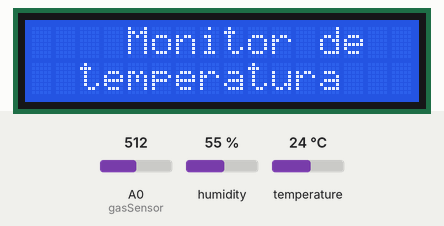
A sketch run on a simulated ESP8266 (NodeMCU). Shown: 16×2 character LCD. The inputs (shaded band) are chosen by the test bench; at power-on: A0 (gasSensor) = 512, humidity 55 %, temperature 24 °C. WiFi joins after 1.5 s; servers stay silent unless stated.

Above: at 1.7 s.
At 6.7 s:
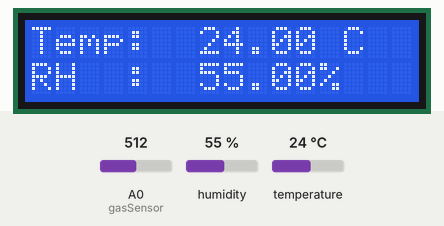
At 36.8 s:
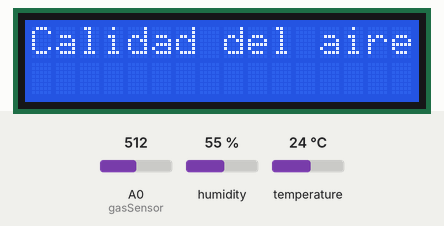

The sketch:

UAI-Node-Final_aug03a.ino
```cpp
#include "arduino_secrets.h"

/*
  Sketch generated by the Arduino IoT Cloud Thing "Untitled"
  https://create.arduino.cc/cloud/things/92258b0f-926e-46e2-a9ed-9f60fe5e89bb

  Arduino IoT Cloud Variables description

  The following variables are automatically generated and updated when changes are made to the Thing

  String calidadAire;
  CloudTemperatureSensor temperatura;
  CloudRelativeHumidity humedad;
  bool calidadAireBool;

  Variables which are marked as READ/WRITE in the Cloud Thing will also have functions
  which are called when their values are changed from the Dashboard.
  These functions are generated with the Thing and added at the end of this sketch.
*/
/*ZONA DE INCLUSIÓN DE LIBRERIAS*/
#include "thingProperties.h"

// ESP8266WiFi for esp8266 - Version: Latest
#include <ESP8266WiFi.h>

// WireData - Version: Latest
#include <Wire.h>

// LiquidCrystal I2C - Version: Latest
#include <LiquidCrystal_I2C.h>

// DHT sensor library - Version: Latest
#include <DHT.h>


#define LCD_I2C_ADDRESS 0x27                      //Direccion del modulo i2c del LCD
#define LCD_DISP_COLS   16                        //Tamaño del LCD (Columnas)
#define LCD_DISP_ROWS   2                         //Tamaño del LCD (Filas)
#define DHTTYPE DHT11                             //Trabajamos con el DHT 11.
#define DHTPIN 2                                  //Pin de conexión a Arduino para tomar la lectura (pwm).
#define gasSensor A0

LiquidCrystal_I2C lcd( LCD_I2C_ADDRESS, LCD_DISP_COLS, LCD_DISP_ROWS ); //Configuramos el LCD
DHT dht(DHTPIN, DHTTYPE);                         //Nombramos y configuramos el sensor para poder inicializarlo.

int gasLevel = 0;


void setup() {
  // Initialize serial and wait for port to open:
  Serial.begin(115200);
  // This delay gives the chance to wait for a Serial Monitor without blocking if none is found
  delay(1500);

  dht.begin();                                  //Iniciamos el sensor.

  lcd.init();                                   //Iniciamos el lcd.
  lcd.backlight();
  lcd.setCursor (0, 0);
  lcd.print("                ");
  lcd.setCursor (0, 1);
  lcd.print("                ");
  lcd.setCursor (0, 0);
  lcd.print("    Monitor de");
  lcd.setCursor (0, 1);
  lcd.print("  temperatura   ");
  delay(5000);

  // Defined in thingProperties.h
  initProperties();

  // Connect to Arduino IoT Cloud
  ArduinoCloud.begin(ArduinoIoTPreferredConnection);

  /*
     The following function allows you to obtain more information
     related to the state of network and IoT Cloud connection and errors
     the higher number the more granular information you’ll get.
     The default is 0 (only errors).
     Maximum is 4
  */
  setDebugMessageLevel(2);
  ArduinoCloud.printDebugInfo();
}

void loop() {
  ArduinoCloud.update();
  // Your code here
  //lcd.clear();
  DHT11_Datos();
  delay(10000);
  //lcd.clear();
  MQ135_Datos();
  delay(10000);
}

void DHT11_Datos()
{
  humedad = dht.readHumidity();                   //Leemos humedad.
  temperatura = dht.readTemperature();            //Leemos temperatura.


  if (isnan(humedad) || isnan(temperatura))                       //Si alguna lectura es erronea...
  {
    lcd.print("Falla lectura del sensor DHT!");
    return;
  }

  lcd.clear();
  lcd.setCursor (0, 0);
  lcd.print("Temp: ");
  lcd.setCursor(7, 0);
  lcd.print(temperatura);
  lcd.setCursor (12, 0);
  lcd.print(" C");
  lcd.setCursor (0, 1);
  lcd.print("RH  : ");
  lcd.setCursor(7, 1);
  lcd.print(humedad);
  lcd.setCursor (12, 1);
  lcd.print("%");

  //Serial.println(humedad);
  //Serial.println(temperatura);
}

void MQ135_Datos()
{
  gasLevel = analogRead(gasSensor);

  if (gasLevel < 181)
  {
    calidadAire = "Buena Calidad!";
    calidadAireBool = true;
  }
  else if (gasLevel > 181 && gasLevel < 225)
  {
    calidadAire = "Pobre Calidad!";
    calidadAireBool = true;
  }
  else if (gasLevel > 225 && gasLevel < 300)
  {
    calidadAire = "Mala Calidad!";
    calidadAireBool = false;
  }
  else if (gasLevel > 300 && gasLevel < 350)
  {
    calidadAire = "Estas Muerto!";
    calidadAireBool = false;
  }

  lcd.clear();
  lcd.setCursor (0, 0);
  lcd.print("Calidad del aire");
  lcd.setCursor (0, 1);
  lcd.print(calidadAire);

}
```

arduino_secrets.h
```cpp
#define SECRET_SSID ""
#define SECRET_PASS ""
#define SECRET_DEVICE_KEY ""
```

thingProperties.h
```cpp
// Code generated by Arduino IoT Cloud, DO NOT EDIT.

#include <ArduinoIoTCloud.h>
#include <Arduino_ConnectionHandler.h>

const char DEVICE_LOGIN_NAME[]  = "c3019dfe-cfdf-4e23-9d65-d711dba8d9e1";

const char SSID[]               = SECRET_SSID;    // Network SSID (name)
const char PASS[]               = SECRET_PASS;    // Network password (use for WPA, or use as key for WEP)
const char DEVICE_KEY[]  = SECRET_DEVICE_KEY;    // Secret device password


String calidadAire;
CloudTemperatureSensor temperatura;
CloudRelativeHumidity humedad;
bool calidadAireBool;

void initProperties(){

  ArduinoCloud.setBoardId(DEVICE_LOGIN_NAME);
  ArduinoCloud.setSecretDeviceKey(DEVICE_KEY);
  ArduinoCloud.addProperty(calidadAire, READ, 5 * SECONDS, NULL);
  ArduinoCloud.addProperty(temperatura, READ, 5 * SECONDS, NULL);
  ArduinoCloud.addProperty(humedad, READ, 5 * SECONDS, NULL);
  ArduinoCloud.addProperty(calidadAireBool, READ, 5 * SECONDS, NULL);

}

WiFiConnectionHandler ArduinoIoTPreferredConnection(SSID, PASS);
```

Measured:
- what the display in image 0 shows lasts 5.1 s, from 1.6 s to 6.7 s
- what the display in image 1 shows lasts 10.0 s, from 6.7 s to 16.7 s
